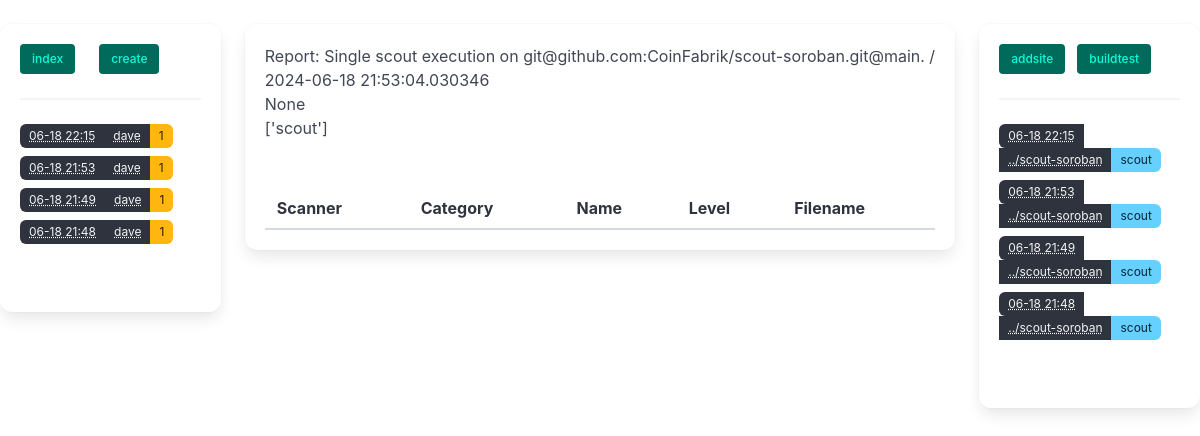
Page /report/2 on the earlier database version.
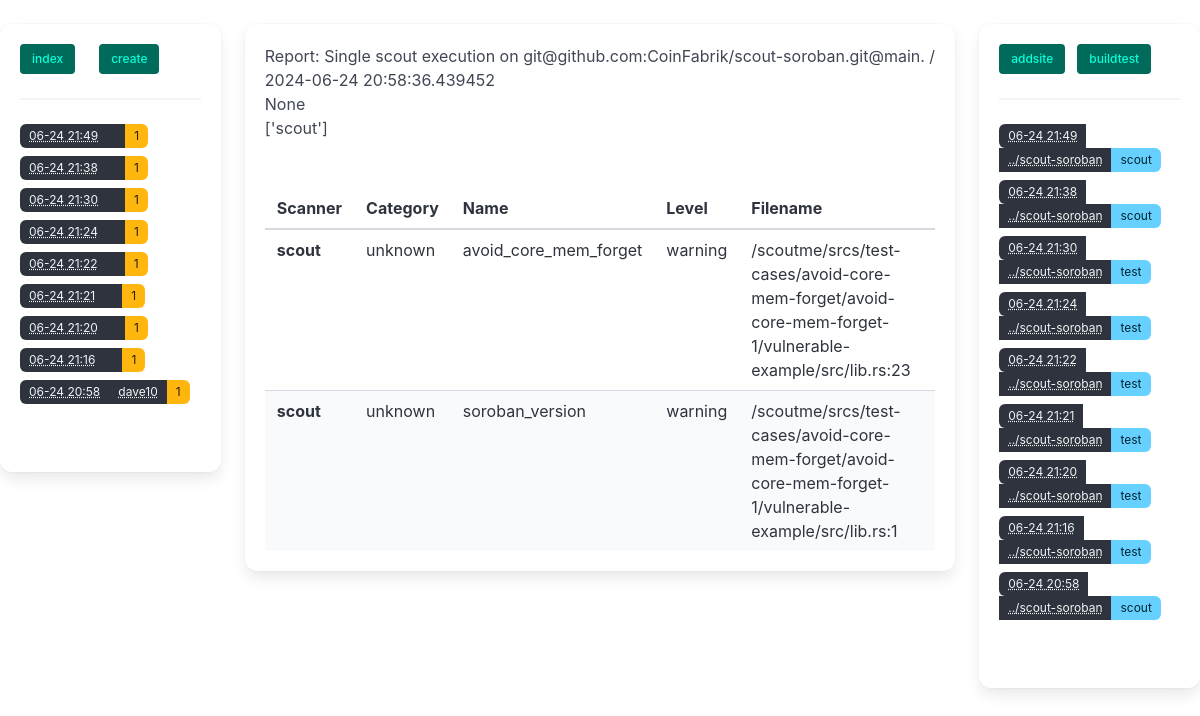
Same page on the later database version.
### model.py (models this page shows, shortened)
class BaseModel(Model):
    class Meta:
        database = db

class BatchExec(BaseModel):
    timestamp = DateTimeField(default=datetime.datetime.now, index=True)
    name = CharField(null=True)
    author = CharField(null=True)
    email = CharField(null=True)
    comments = TextField(null=True)

class Report(BaseModel):
    docker = ForeignKeyField(ScannerExec, backref='reports')
    is_raw = BooleanField(default=True)
    content = TextField(null=False)
    @property
    def data(self):
        return json.loads(self.content)
    @property
    def findings(self):
        return self.data['findings']

class ScannerExec(BaseModel):
    batch = ForeignKeyField(BatchExec, null=True,  backref='scans')
    timestamp = DateTimeField(default=datetime.datetime.now, index=True)
    repo = CharField(unique=False)
    commit = CharField(unique=False)
    rev_hash = CharField(unique=False, null=True)
    path = CharField(unique=False)
    scanner = CharField(unique=False, default="Scout", index=True)
    scanner_version = CharField(unique=False, null=True)
    errors = TextField(null=True)
    def as_dict(self):
        return {
            "id": self.id,
            'timestamp': self.timestamp,
            'repo':self.repo,
            'commit': self.commit,
            'path': self.path,
            'scanner': self.scanner,
            'errors': self.errors,}

### app.py (the view)
@app.route('/report/<id>')
def report(id: int):  # put application's code here
    report = Report().get_by_id(id)
    return render('report.html', report=report)

### helperfuncs.py (called while the page is built)
def short_date(d):
    if d is None:
        return '<not set>'
    try:
        return str(d).split('.')[0].split('-', 1)[1].rsplit(':', 1)[0]
    except:
        print_exc()
        print("source d: %r" % repr(d) )
        return str(d).split('.')[0]

def render(template, **kwargs):
    class Funcs: pass
    funcs = Funcs()
    new = {'scans': get_scans(),
           'batchs': get_batchs(),
           'None': None,
           'short_repo':lambda x: '../'+x.rsplit('/', 1)[1].replace('.git', ''),
           'datetime': datetime.datetime,
           }
    for k, v in new.items():
        setattr(funcs, k, v)
    for f in [list, len, url_for, repr, type, json, enumwid, short_date, mkrand, lines]:
        new[f.__name__] = f
        setattr(funcs, f.__name__, f)
    new['funcs'] = funcs
    new.update(kwargs)
    return render_template(template, **new)

### model.py (called while the page is built)
def get_scans():
    return [x.as_dict() for x in ScannerExec.select()
                .where(ScannerExec.batch != None)
                .order_by(ScannerExec.timestamp.desc())]

def get_batchs():
    return [x for x in
            BatchExec.select().order_by(BatchExec.timestamp.desc())]

### templates/report.html (shortened to what this page needs)
{% extends "base.html" %}
{% import 'tags.html' as tags %}
{% block content %}
  {{ tags.generic_report(report) }}
{% endblock %}

### templates/tags.html (shortened to what this page needs)
{% macro generic_report(report) -%}
{% if report==None %}
No - report
{% else %}
    <h1>Report: {{ report.data['name'] }} / {{ report.data['date'] }} </h1>
    {{ report.data['issuer'] }} <br/>
    {{ report.data['scanners'] }}<br/>
    {{ report.data['composite'] }}<br/>
    <br/>
    <table class="table is-striped is-hoverable is-fullwidth">
      <thead>
        <tr>
          <th>Scanner</th>
          <th>Category</th>
          <th>Name</th>
          <th>Level</th>
          <th>Filename</th>
        </tr>
      </thead>
      <tbody>
    {% for finding in report.findings %}
        <tr>
          <th>{{finding.scanner}}</th>
          <td>{{finding.category}}</td>
          <td>{{finding.name}}</td>
          <td>{{finding.level}}</td>
          <td>{{finding.filename}}:{{finding.lineno}}</td>
        </tr>
    {% endfor %}
      </tbody>
    </table>
{% endif %}
{%- endmacro %}

### templates/leftcol.html
<div class="buttons">
    {% for link_button in ['index', 'create'] %}
    <a class="button is-small is-responsive is-primary is-dark" href="{{ url_for(link_button) }}">
        {{link_button}}
    </a>
    <br/>
    {% endfor %}
</div>
<hr/>
<div class="tags">
    {% for batch in batchs %}
    <div class="control">
        <a class="tags has-addons is-hoverable" href="{{ url_for('batch', id=batch.id) }}">
        <span class="tag is-dark"><abbr
                title="{{ batch.timestamp }}">{{ short_date(batch.timestamp) }}</abbr> </span>
        <span class="tag is-dark"><abbr title="{{ batch.name }}">{{ batch.name }}</abbr></span>
        <span class="tag is-warning is-dark">{{ len(batch.scans) }}</span>
        </a>
    </div>
    {% endfor %}
</div>
<br/>

### templates/rightcol.html
<div class="buttons">
    {% for link_button in ['addsite', 'buildtest'] %}
    <a class="button is-small is-responsive is-primary is-dark" href="{{ url_for(link_button) }}">
        {{link_button}}
    </a>
    {% endfor %}
</div>
<hr/>
<div class="tags">
    {% for scan in scans %}
    <div class="control">
        <a class="tags has-addons is-hoverable" href="{{ url_for('scan_exec', id=scan['id']) }}">
        <span class="tag is-dark"><abbr
                title="{{ scan['timestamp'] }}">{{ short_date(scan['timestamp']) }}</abbr> </span>
        <span class="tag is-dark"><abbr title="{{ scan['repo']}}">{{ short_repo(scan['repo']) }}</abbr></span>
        <span class="tag is-info">{{ scan['scanner'] }}</span>
        </a>
    </div>
    {% endfor %}
</div>
<br/>

Differences in the rows shown:
removed BatchExec: timestamp "06-18 22:15", name "dave", scans "1"
removed BatchExec: timestamp "06-18 21:53", name "dave", scans "1"
removed BatchExec: timestamp "06-18 21:49", name "dave", scans "1"
added BatchExec: timestamp "06-24 21:49", scans "1"
added BatchExec: timestamp "06-24 21:38", scans "1"
added BatchExec: timestamp "06-24 21:30", scans "1"
added BatchExec: timestamp "06-24 21:24", scans "1"
added BatchExec: timestamp "06-24 21:22", scans "1"
added BatchExec: timestamp "06-24 21:21", scans "1"
added BatchExec: timestamp "06-24 21:20", scans "1"
added BatchExec: timestamp "06-24 21:16", scans "1"
changed BatchExec id 1: timestamp "06-18 21:48" → "06-24 20:58"; name "dave" → "dave10"
changed Report "Single scout execution on git@github.com:CoinFabrik/scout-soroban.git@main.": data "2024-06-18 21:53:04.030346" → "2024-06-24 20:58:36.439452"
added ScannerExec: timestamp "06-24 21:49", repo "../scout-soroban", scanner "scout"
added ScannerExec: timestamp "06-24 21:38", repo "../scout-soroban", scanner "scout"
added ScannerExec: timestamp "06-24 21:30", repo "../scout-soroban", scanner "test"
added ScannerExec: timestamp "06-24 21:24", repo "../scout-soroban", scanner "test"
added ScannerExec: timestamp "06-24 21:22", repo "../scout-soroban", scanner "test"
changed ScannerExec (number 6 of 9 on the later page): timestamp "06-18 22:15" → "06-24 21:21"; scanner "scout" → "test"
changed ScannerExec (number 7 of 9 on the later page): timestamp "06-18 21:53" → "06-24 21:20"; scanner "scout" → "test"
changed ScannerExec (number 8 of 9 on the later page): timestamp "06-18 21:49" → "06-24 21:16"; scanner "scout" → "test"
changed ScannerExec (number 9 of 9 on the later page): timestamp "06-18 21:48" → "06-24 20:58"
Other differences:
new list line: "scout unknown avoid_core_mem_forget warning /scoutme/srcs/test-cases/avoid-core-mem-forget/avoid-core-mem-forget-1/vulnerable-example/src/lib.rs : 23"
new list line: "scout unknown soroban_version warning /scoutme/srcs/test-cases/avoid-core-mem-forget/avoid-core-mem-forget-1/vulnerable-example/src/lib.rs : 1"
